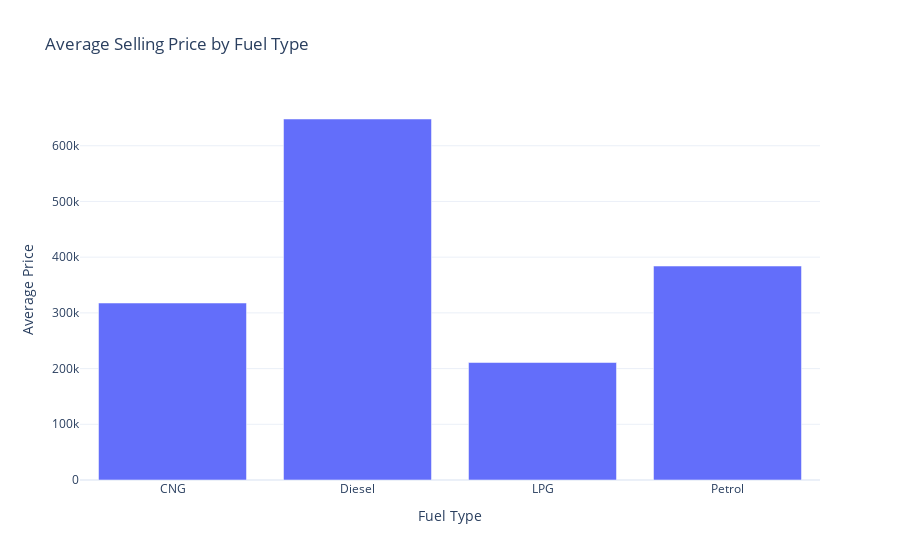

Notebook code cell kept with this figure:
### Code cell
# Bar Plot: Average Selling Price by Fuel Type
if 'selling_price' in df_clean.columns and 'fuel' in df_clean.columns:
    fuel_price = df_clean.groupby('fuel')['selling_price'].mean().reset_index()
    fig = px.bar(fuel_price, x='fuel', y='selling_price',
                 title="Average Selling Price by Fuel Type",
                 labels={'fuel': 'Fuel Type', 'selling_price': 'Average Price'},
                 template='plotly_white')
    fig.show()

### Figure 1 — Plotly figure (JSON) as saved in the notebook; plotly's stock layout.template omitted (floating-point values rounded to 4 significant figures)
{"data": [{"alignmentgroup": "True", "hovertemplate": "Fuel Type=%{x}<br>Average Price=%{y}<extra></extra>", "legendgroup": "", "marker": {"color": "#636efa", "pattern": {"shape": ""}}, "name": "", "offsetgroup": "", "orientation": "v", "showlegend": false, "textposition": "auto", "type": "bar", "x": ["CNG", "Diesel", "LPG", "Petrol"], "xaxis": "x", "y": [317700.0, 648000.0, 210900.0, 384100.0], "yaxis": "y"}], "layout": {"barmode": "relative", "legend": {"tracegroupgap": 0}, "title": {"text": "Average Selling Price by Fuel Type"}, "xaxis": {"anchor": "y", "domain": [0, 1], "title": {"text": "Fuel Type"}}, "yaxis": {"anchor": "x", "domain": [0, 1], "title": {"text": "Average Price"}}}}
